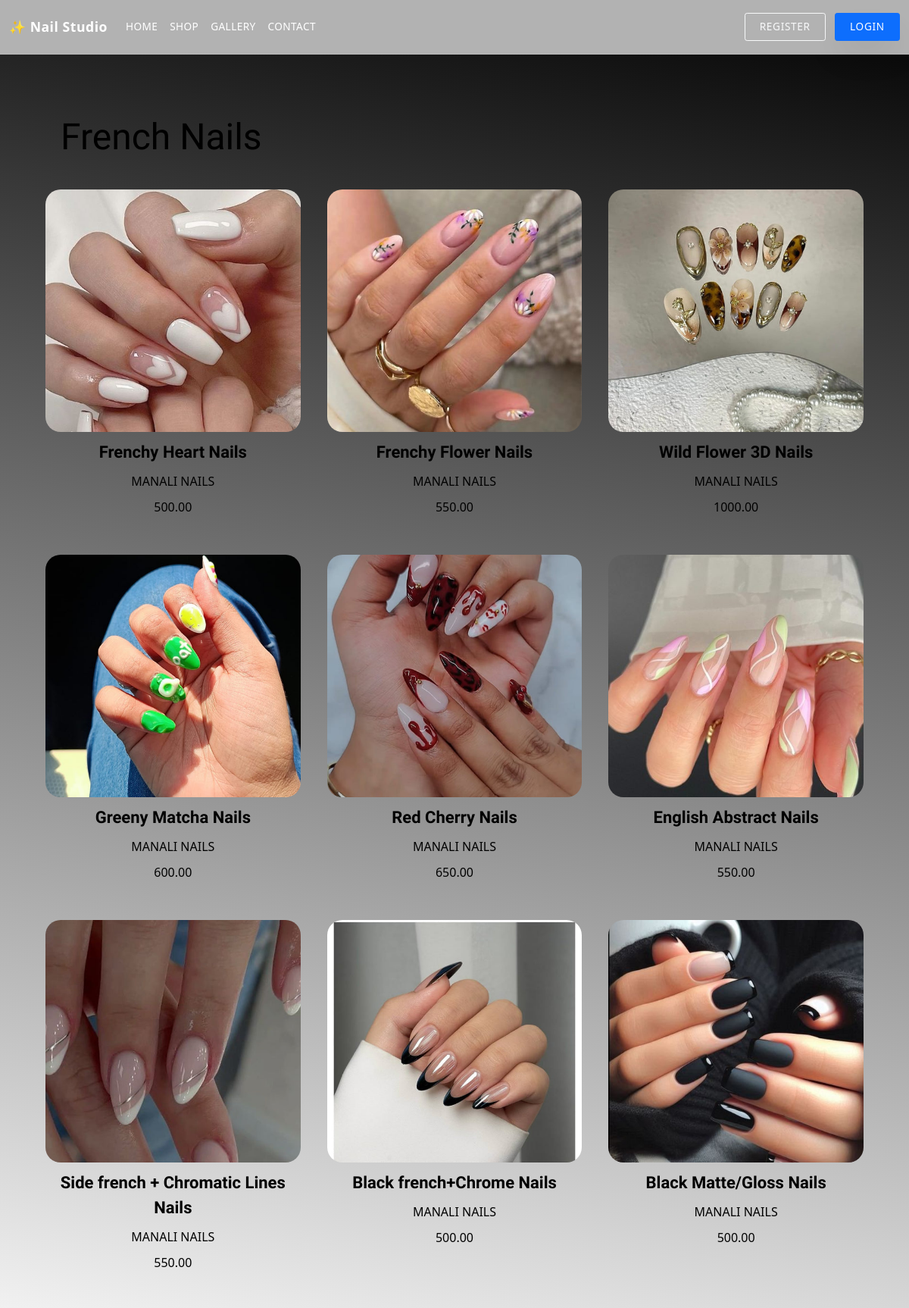
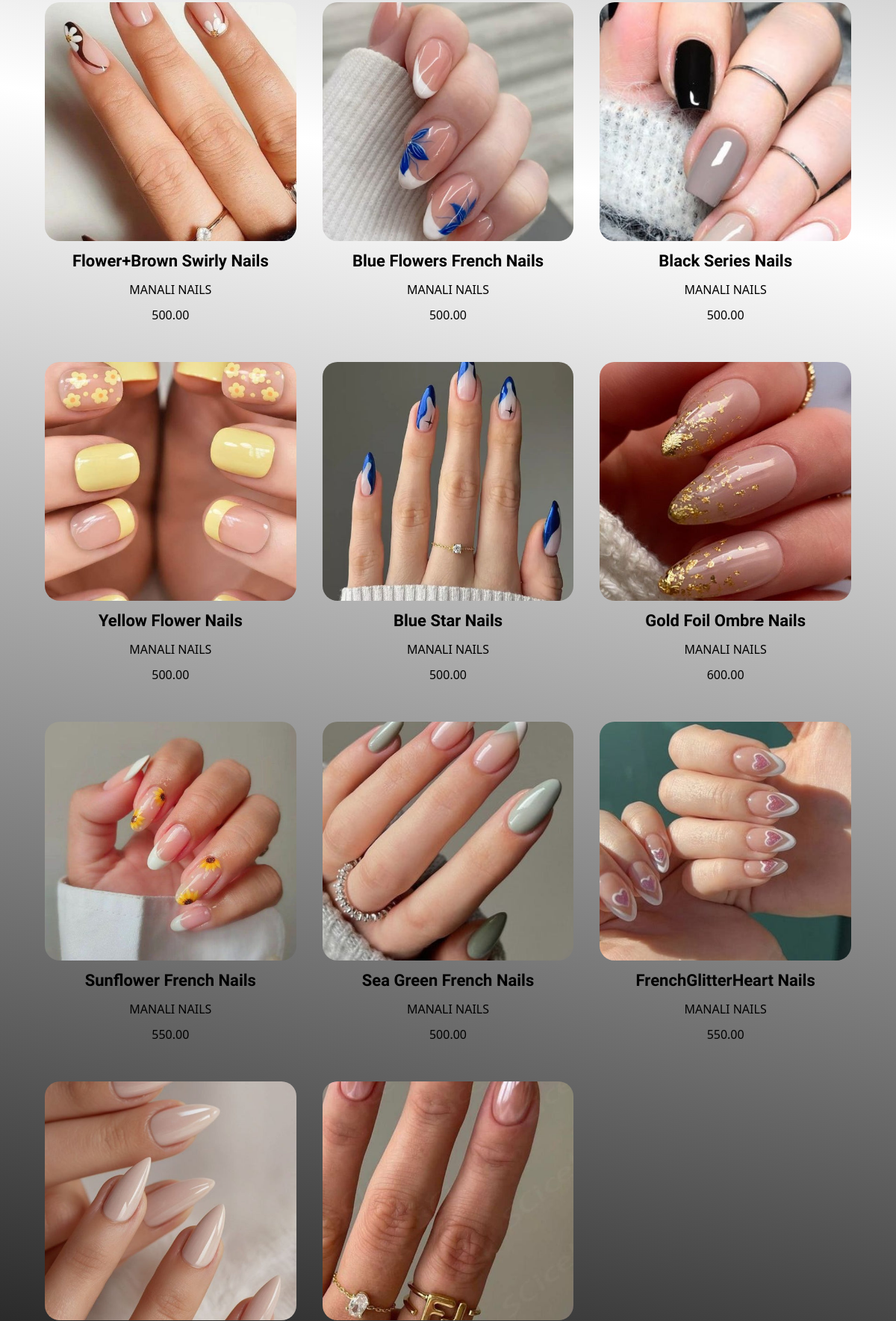
The app's page /french/ (upper part) with its own data (2 pictures, top to bottom).
### demo/models.py (models this page shows, shortened)
class Product(models.Model):
    name = models.CharField(max_length=200)
    brand = models.CharField(max_length=200, default="MANALI NAILS")
    image = models.ImageField(upload_to='images/')
    price = models.DecimalField(max_digits=10, decimal_places=2, default=0.00)

### demo/views.py (the view)
# urls.py: path('french/',views.french , name='french'),
def french(request):
    products = Product.objects.all()
    return render(request , 'french.html' , {'products': products[21:41]})

### demo/templates/french.html (shortened to what this page needs)
{% extends "base.html" %}
{% load static %}
{% block extra_css %}
<link rel="stylesheet" href="{% static 'css/french.css' %}">
{% endblock %}
{% block content %}
<div class="seller-section">
    <h1 class="seller-title">French Nails</h1>
    <div class="seller-grid">
        {% for product in products %}
        <div class="seller-card">
            <a href="{% url 'details' product.id %}">
                <img class="seller-image" src="{{ product.image.url }}" alt="{{ product.name }}">
            </a>
            <p class="seller-name"><b>{{ product.name }}</b></p>
            <p class="seller-brand">{{ product.brand }}</p>
            <p class="seller-price">{{ product.price }}</p>
        </div>
        {% endfor %}
    </div>
</div>
{% endblock %}

### demo/static/css/base.css (style rules this page uses)
:root { --color-bg: #f8f5f7; --color-surface: #ffffff; --color-surface-dark: #0d0d0d; --color-text: #1f1f1f; --color-text-muted: #5b5b5b; --color-accent: #f06292; --color-accent-dark: #b71c5c; --color-border: rgba(15, 15, 15, 0.08); --shadow-soft: 0 20px 40px rgba(15, 15, 15, 0.08); --shadow-card: 0 25px 60px rgba(14, 8, 30, 0.14); --nav-height: 72px; --max-width: 1200px; }
*, *::before, *::after { box-sizing: border-box; }
html { font-size: 16px; scroll-behavior: smooth; }
body { margin: 0; min-height: 100vh; font-family: "Inter", "Poppins", "Libre Baskerville", system-ui, -apple-system, BlinkMacSystemFont, "Segoe UI", sans-serif; background: var(--color-bg); color: var(--color-text); line-height: 1.6; -webkit-font-smoothing: antialiased; }
img, picture { max-width: 100%; display: block; height: auto; border-radius: inherit; }
a { color: inherit; text-decoration: none; }

### demo/static/css/french.css (style rules this page uses)
.seller-section { background: linear-gradient(10deg, rgba(1, 1, 1, 1) 0%, rgba(255, 255, 255, 1) 50%, rgba(10, 10, 10, 1) 100%); padding: 80px 20px 100px; color: black; }
.seller-title { font-size: 48px; font-family: "Quintessential", serif; margin-left: 60px; margin-bottom: 40px; }
.seller-grid { display: grid; grid-template-columns: repeat(auto-fit, minmax(260px, 1fr)); gap: 35px; padding: 0 40px; }
.seller-card { text-align: center; }
.seller-image { width: 100%; height: 320px; object-fit: cover; border-radius: 20px; transition: 0.4s; }
.seller-name { font-size: 22px; font-family: "Quintessential", serif; margin-top: 10px; }
.seller-brand, .seller-price { margin-top: -6px; font-size: 16px; }

### records on screen
Product: image (picture), name "Frenchy Heart Nails", brand "MANALI NAILS", price "500.00"
Product: image (picture), name "Frenchy Flower Nails", brand "MANALI NAILS", price "550.00"
Product: image (picture), name "Wild Flower 3D Nails", brand "MANALI NAILS", price "1000.00"
Product: image (picture), name "Greeny Matcha Nails", brand "MANALI NAILS", price "600.00"
Product: image (picture), name "Red Cherry Nails", brand "MANALI NAILS", price "650.00"
Product: image (picture), name "English Abstract Nails", brand "MANALI NAILS", price "550.00"
Product: image (picture), name "Side french + Chromatic Lines Nails", brand "MANALI NAILS", price "550.00"
Product: image (picture), name "Black french+Chrome Nails", brand "MANALI NAILS", price "500.00"
Product: image (picture), name "Black Matte/Gloss Nails", brand "MANALI NAILS", price "500.00"
Product: image (picture), name "Flower+Brown Swirly Nails", brand "MANALI NAILS", price "500.00"
Product: image (picture), name "Blue Flowers French Nails", brand "MANALI NAILS", price "500.00"
Product: image (picture), name "Black Series Nails", brand "MANALI NAILS", price "500.00"
Product: image (picture), name "Yellow Flower Nails", brand "MANALI NAILS", price "500.00"
Product: image (picture), name "Blue Star Nails", brand "MANALI NAILS", price "500.00"
Product: image (picture), name "Gold Foil Ombre Nails", brand "MANALI NAILS", price "600.00"
Product: image (picture), name "Sunflower French Nails", brand "MANALI NAILS", price "550.00"
Product: image (picture), name "Sea Green French Nails", brand "MANALI NAILS", price "500.00"
Product: image (picture), name "FrenchGlitterHeart Nails", brand "MANALI NAILS", price "550.00"
Product: image (picture)
Product: image (picture)
